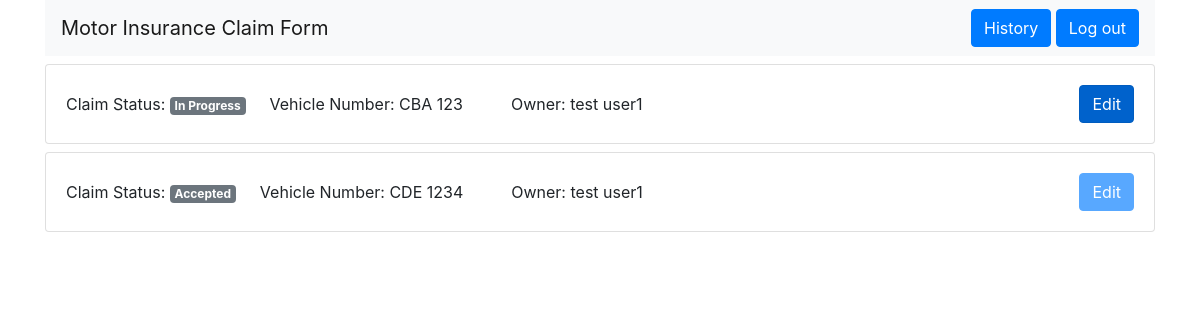
The page /history/ (signed in) on the database its author committed.
### formApp/models.py (models this page shows, shortened)
class Claims(models.Model):
    class Meta:
        verbose_name_plural = "Claims"
    user = models.ForeignKey(User, on_delete=models.CASCADE, null=True)
    name = models.CharField(max_length=100, blank=False)
    email = models.EmailField(blank=False)
    mobile_number = PhoneNumberField(blank=False)
    year_choices = ((x, x) for x in range(1950, datetime.now().year + 1))
    vehicle_year_make = models.IntegerField(choices=year_choices)
    vehicle_model = models.CharField(max_length=100, blank=False)
    vehicle_number = models.CharField(max_length=100, blank=False)
    accident_datetime = models.DateTimeField(blank=False)
    location = models.CharField(max_length=100, blank=False)
    loss_type_choices = (
        ('Own Damage', 'Own Damage'),
        ('Knock for Knock', 'Knock for Knock'),
        ('Windscreen Damage', 'Windscreen Damage'),
        ('Theft', 'Theft')
    )
    loss_type = models.CharField(max_length=17, choices=loss_type_choices, blank=False)
    loss_description = models.TextField(max_length=1000, blank=False)
    yes_no_choices = (
        ('Yes', 'Yes'),
        ('No', 'No')
    )
    police_report_lodged = models.CharField(max_length=3, choices=yes_no_choices, blank=False)
    anybody_injured = models.CharField(max_length=3, choices=yes_no_choices, blank=False)
    photo = models.ImageField(upload_to='photos/', blank=False)
    pdf_document = models.FileField(upload_to='pdfs/', validators=[FileExtensionValidator(['pdf'])], blank=False)
    claim_progress_choices = (
        ('In Progress', 'In Progress'),
        ('Accepted', 'Accepted')
    )
    claim_progress = models.CharField(max_length=11, choices=claim_progress_choices, default='In Progress')

### formApp/views.py (the view)
# urls.py: path('history/', views.history, name='claim-history'),
@login_required
def history(request):
    claims = Claims.objects.filter(user__pk=request.user.pk)
    return render(request,'formApp/history.html', context={'claims':claims})

### formApp/templates/formApp/history.html
{% extends 'formApp/base.html' %}
{% block content %}
    {% for claim in claims %}
        <div class="card my-2">
            <div class="card-body d-flex justify-content-between align-items-center">
                <div class="d-flex justify-content-between">
                    <p class="my-0">Claim Status: <span class="badge badge-secondary">{{ claim.claim_progress }}</span></p>
                    <p class="my-0 mx-4">Vehicle Number: <span>{{ claim.vehicle_number }}</span></p>
                    <p class="my-0 mx-4">Owner: <span>{{ claim.name }}</span></p>
                </div>
                {% if claim.claim_progress == 'Accepted' %}
                    <a class="btn btn-primary disabled" tabindex="-1" role="button" href="{% url 'claim-edit' user.pk claim.pk %}" aria-disabled="true">Edit</a>
                {% else %}
                    <a class="btn btn-primary active" role="button"  href="{% url 'claim-edit' user.pk claim.pk %}" aria-pressed="true">Edit</a>
                {% endif %}
            </div>
        </div>
    {% endfor %}
{% endblock %}

### rows shown on the page
Claims: claim_progress "In Progress", vehicle_number "CBA 123", name "test user1", shows "Edit"
Claims: claim_progress "Accepted", vehicle_number "CDE 1234", name "test user1", shows "Edit"
